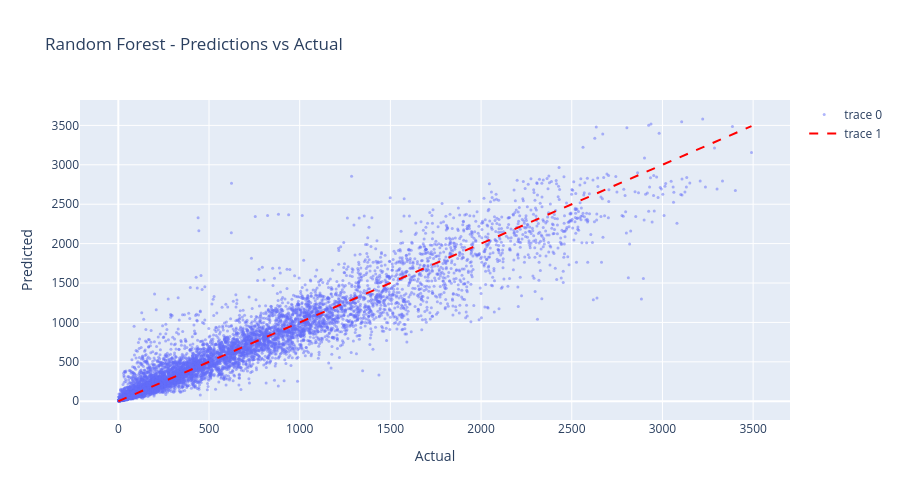

Write notebook code for a chart like this one.
### Markdown cell above
---

## 6. Visualisation des Prédictions 📊

### Code cell
# Prendre le meilleur modèle
if best_model == 'Linear Regression':
    best_pred = y_test_pred_lr
elif best_model == 'Random Forest':
    best_pred = y_test_pred_rf
else:
    best_pred = y_test_pred_xgb

# Predictions vs Actual
fig = go.Figure()
fig.add_trace(go.Scatter(x=y_test, y=best_pred, mode='markers',
                         marker=dict(size=3, opacity=0.5)))
fig.add_trace(go.Scatter(x=[0, y_test.max()], y=[0, y_test.max()],
                         mode='lines', line=dict(color='red', dash='dash')))
fig.update_layout(title=f'{best_model} - Predictions vs Actual',
                  xaxis_title='Actual', yaxis_title='Predicted', height=500)
fig.show()

### Figure 1 — Plotly figure (JSON) as saved in the notebook; plotly's stock layout.template omitted (floating-point values rounded to 4 significant figures; data arrays with more than 128 entries replaced by an {"elided": "..."} marker saying what was removed)
{"data": [{"marker": {"opacity": 0.5, "size": 3}, "mode": "markers", "type": "scatter", "x": {"elided": "8758 int values"}, "y": {"elided": "8758 float values"}}, {"line": {"color": "red", "dash": "dash"}, "mode": "lines", "type": "scatter", "x": [0, 3491], "y": [0, 3491]}], "layout": {"height": 500, "title": {"text": "Random Forest - Predictions vs Actual"}, "xaxis": {"title": {"text": "Actual"}}, "yaxis": {"title": {"text": "Predicted"}}}}
